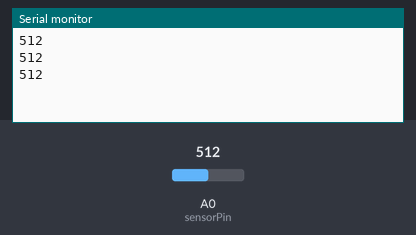
A sketch run on a simulated Arduino Uno, built with avr-gcc and run on an emulated ATmega328P. Shown: the last lines printed to the serial monitor. The test bench sets the inputs (shaded band); at power-on: A0 (sensorPin) = 512.

Above: at 1.3 s.
1.4 s: A0 (sensorPin) set to 716
At 1.9 s:
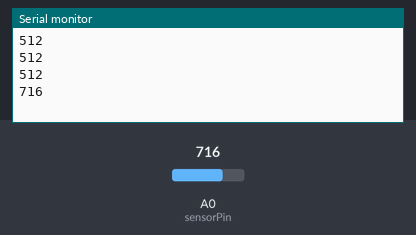
2.9 s: A0 (sensorPin) set to 900
At 3.4 s:
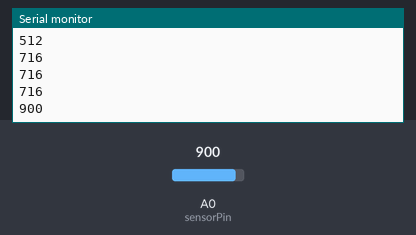
Timing chart, 0 to 5.9 s (numbered marks = the images above; inputs shaded):
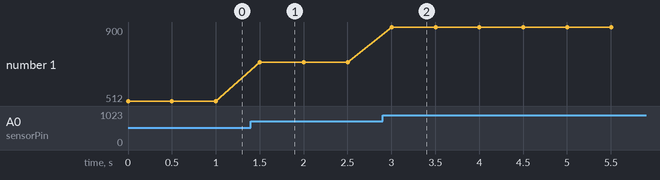

Measured:
- after the input at 1.4 s, the serial monitor: prints a new line after 0.10 s (image 1)
- after the input at 2.9 s, the serial monitor: prints a new line after 0.10 s (image 2)
- plotted number 1: 512 → 716 after the input at 1.4 s, 716 → 900 after the input at 2.9 s

The sketch:

LDR.ino
```cpp
int sensorValue;
int sensorPin = A0;
void setup() {
Serial.begin(9600);
pinMode(sensorPin, INPUT);
}
void loop() {
 sensorValue= analogRead (sensorPin);
 Serial.println(sensorValue);
 delay (500);
}
```
